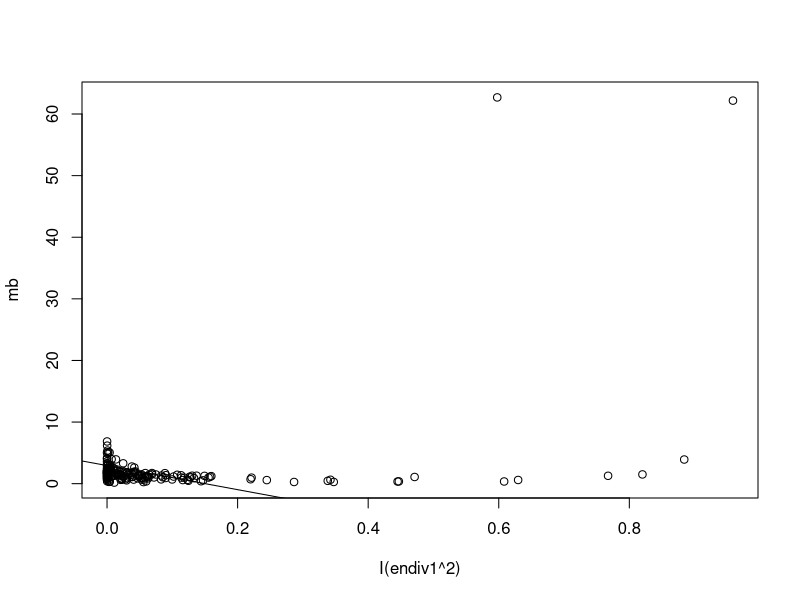

The R script that drew this image:
library(foreign)
ENDIV1 <- read.csv("Regressao/Aula 8/ENDIV1.csv")

ExD <- lm(formula = mb ~ endiv1 + lucrat2 + I(endiv1 ^ 2),  data = ENDIV1)
summary(ExD)
plot(mb ~ I(endiv1 ^ 2),  data = ENDIV1)
abline(ExD)

